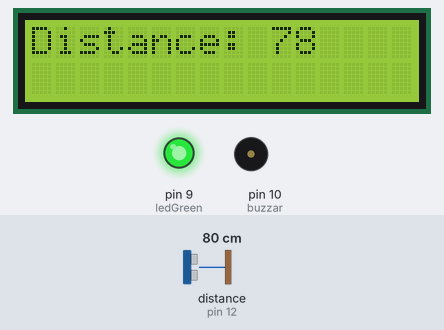
Simulated run of this sketch. Board: Arduino Uno, built with avr-gcc and run on an emulated ATmega328P. Shown: 16×2 character LCD, output pins drawn as LEDs (lit = HIGH), buzzer (waves = sounding, pin HIGH). Wiring (inferred from the names in the program): ultrasonic range finder: trigger pin 11; echo pin 12. The inputs (shaded band) are chosen by the test bench; at power-on: distance to the obstacle (sensor on pin 12) 80 cm. The echo pulse lasts 58.3 µs per cm; pins used as bus, display or sensor lines are not drawn; what the sketch prints to the serial monitor is not drawn.

Above: at 1.2 s.
1.3 s: distance to the obstacle (sensor on pin 12) set to 2 cm
At 2.0 s:
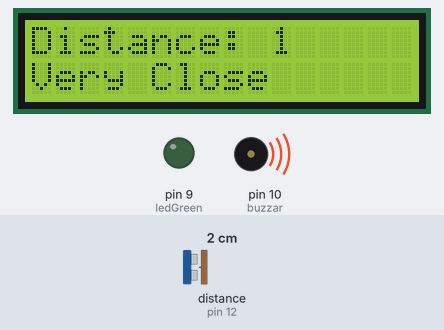
3.6 s: distance to the obstacle (sensor on pin 12) set to 4 cm
At 4.1 s:
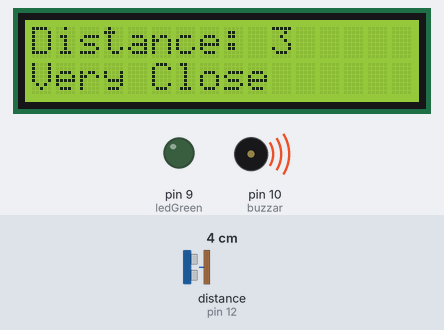
5.2 s: distance to the obstacle (sensor on pin 12) set to 9 cm
At 5.7 s:
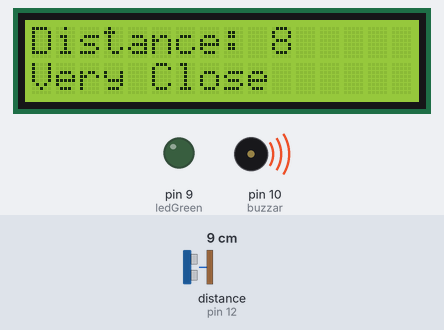
Timing chart, 0 to 8.2 s (numbered marks = the images above; inputs shaded):
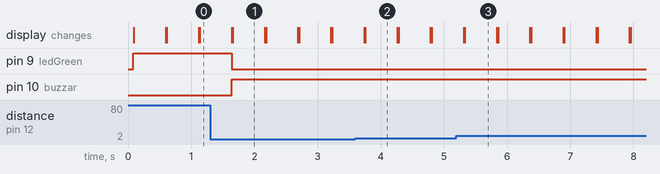

The sketch:

ICP5.ino
```cpp
// defines pins numbers
const int trigPin = 11;
const int echoPin = 12;

// defines variables
long duration;
int distance;
int buzzar = 10;
int ledGreen = 9;

//LCD
#include <LiquidCrystal_I2C.h>
LiquidCrystal_I2C lcd(0x27,16,2);
byte degree_symbol[8] =
              {
                0b00111,
                0b00101,
                0b00111,
                0b00000,
                0b00000,
                0b00000,
                0b00000,
                0b00000
              };

void setup()
{
lcd.init();                       // initialize the lcd
lcd.backlight();
pinMode(buzzar,OUTPUT);
pinMode(ledGreen, OUTPUT);

pinMode(trigPin, OUTPUT); // Sets the trigPin as an Output
pinMode(echoPin, INPUT); // Sets the echoPin as an Input
lcd.setCursor(0,0);
lcd.print("Distance = ");
Serial.begin(9600); // Starts the serial communication


}
void loop() {
// Clears the trigPin
digitalWrite(trigPin, LOW);
delayMicroseconds(2);

// Sets the trigPin on HIGH state for 10 micro seconds
digitalWrite(trigPin, HIGH);
delayMicroseconds(10);
digitalWrite(trigPin, LOW);

// Reads the echoPin, returns the sound wave travel time in
delayMicroseconds;
duration = pulseIn(echoPin, HIGH);
// Calculating the distance
distance= duration*0.034/2;
if(distance >=20)
{
    digitalWrite(buzzar,LOW);
    digitalWrite(ledGreen,HIGH);

}
else
{
    digitalWrite(buzzar,HIGH);
    digitalWrite(ledGreen,LOW);

}
// Prints the distance on the Serial Monitor
//Serial.print("Distance: ");
Serial.println(distance);
//Serial.write(distance);


lcd.setCursor(0,0);
lcd.print("Distance: ");
lcd.print(distance);
lcd.setCursor(0,1);
if(distance <=20)
{
  lcd.print("Very Close");
}
delay(500);

lcd.clear();
}
```

Measured:
- after the input at 1.3 s, pin 9 (ledGreen): HIGH → LOW after 0.34 s; pin 10 (buzzar): LOW → HIGH after 0.34 s; the display: first differs from a run without the input after 0.36 s (image 1)
- after the input at 3.6 s, the display: first differs from a run without the input after 0.16 s (image 2)
- after the input at 5.2 s, the display: first differs from a run without the input after 0.13 s (image 3)
- what the display in image 1 shows lasts 0.5 s, from 1.7 s to 2.2 s
